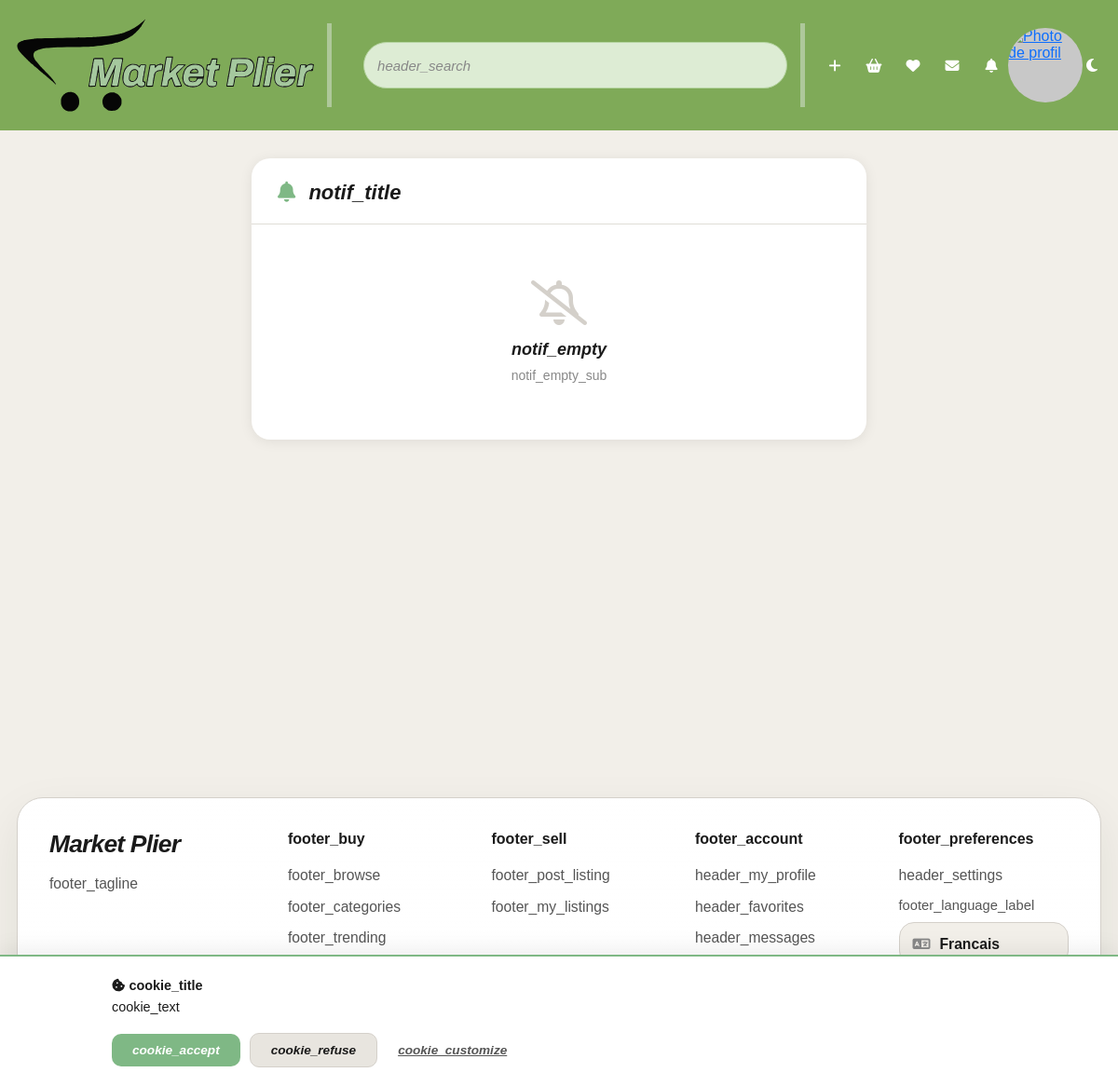
Before: /notifications/index.php (signed in) with the older database file.
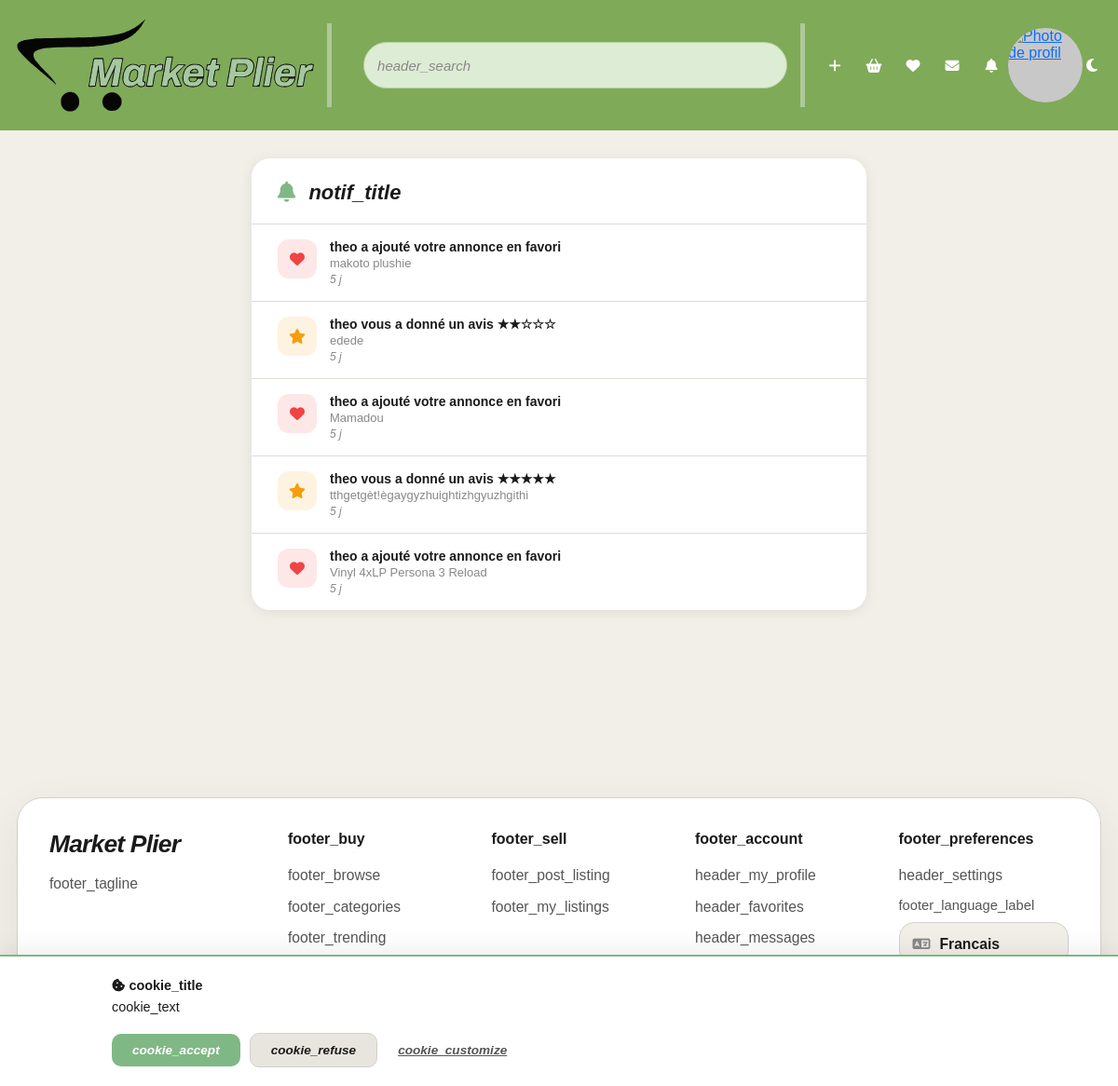
After: the same page with the newer database file.
### tables this page shows
CREATE TABLE `notifications` (
  `id` int UNSIGNED NOT NULL,
  `auth_token` varchar(64) NOT NULL,
  `type` enum('message','review','favorite','system','sale') NOT NULL DEFAULT 'system',
  `title` varchar(255) NOT NULL,
  `content` text,
  `link` varchar(500) DEFAULT NULL,
  `is_read` tinyint(1) DEFAULT '0',
  `created_at` timestamp NULL DEFAULT CURRENT_TIMESTAMP
);

### includes/lang.php (called while the page is built, shortened)
<?php
function normalizeLang($lang)
{
  $allowed = ['fr', 'en', 'es', 'de'];
  return in_array($lang, $allowed, true) ? $lang : 'fr';
}
function loadTranslations($lang = 'fr')
{
  $lang = normalizeLang($lang);
  $file = __DIR__ . '/translations/' . $lang . '.php';
  if (file_exists($file)) {
    return require $file;
  }
  return require __DIR__ . '/translations/fr.php';
}
function t($key, $translations = null)
{
  global $_translations;
  $t = $translations ?? $_translations ?? [];
  return $t[$key] ?? $key;
}
function getUserLang()
{
  if (isset($_SESSION['auth_token']) && isset($GLOBALS['pdo'])) {
    try {
      $stmt = $GLOBALS['pdo']->prepare("SELECT language FROM user_settings WHERE auth_token = ?");
      $stmt->execute([$_SESSION['auth_token']]);
      $row = $stmt->fetch();
    } catch (\PDOException $e) {
    }
  }
  return 'fr';
}
if (!isset($_translations)) {
  $_translations = loadTranslations(getUserLang());
}

### notifications/index.php (the view, shortened to what this page needs)
<?php
require_once '../database/db.php';
require_once '../includes/lang.php';
$myToken = $_SESSION['auth_token'];
$stmt = $pdo->prepare("
    SELECT id, type, title, content, link, is_read, created_at
    FROM notifications
    WHERE auth_token = ?
    ORDER BY created_at DESC
    LIMIT 100
");
$stmt->execute([$myToken]);
$notifications = $stmt->fetchAll();
$typeIcons = [
  'message'  => 'fa-envelope',
  'review'   => 'fa-star',
  'favorite' => 'fa-heart',
  'system'   => 'fa-bell',
  'sale'     => 'fa-credit-card',
];
$typeColors = [
  'message'  => '#3b82f6',
  'review'   => '#f59e0b',
  'favorite' => '#ef4444',
  'system'   => '#7fb885',
  'sale'     => '#10b981',
];
?>
<!DOCTYPE html>
<html lang="<?= htmlspecialchars(getUserLang(), ENT_QUOTES, 'UTF-8') ?>">
<head>
  <link rel="stylesheet" href="../node_modules/bootstrap/dist/css/bootstrap.min.css">
  <link rel="stylesheet" href="../node_modules/@fortawesome/fontawesome-free/css/all.min.css">
  <link rel="stylesheet" href="../styles/index.css">
  <link rel="stylesheet" href="../styles/notifications.css">
  <link rel="stylesheet" href="../styles/theme.css">
</head>
<body>
  <?php
  include '../header.php';
  ?>
  <main class="notif-main">
    <div class="notif-container">
      <div class="notif-header">
        <h1 class="notif-title"><i class="fa-solid fa-bell"></i> <?= htmlspecialchars(t('notif_title'), ENT_QUOTES, 'UTF-8') ?></h1>
      </div>
      <?php if (empty($notifications)): ?>
        <div class="notif-empty">
          <i class="fa-regular fa-bell-slash"></i>
          <p><?= htmlspecialchars(t('notif_empty'), ENT_QUOTES, 'UTF-8') ?></p>
          <span><?= htmlspecialchars(t('notif_empty_sub'), ENT_QUOTES, 'UTF-8') ?></span>
        </div>
      <?php else: ?>
        <div class="notif-list">
          <?php foreach ($notifications as $notif):
            $icon = $typeIcons[$notif['type']] ?? 'fa-bell';
            $color = $typeColors[$notif['type']] ?? '#7fb885';
            $isNew = !$notif['is_read'];
            $timeAgo = time() - strtotime($notif['created_at']);
            if ($timeAgo < 60) $timeLabel = t('notif_just_now');
            elseif ($timeAgo < 3600) $timeLabel = floor($timeAgo / 60) . ' min';
            elseif ($timeAgo < 86400) $timeLabel = floor($timeAgo / 3600) . ' h';
            elseif ($timeAgo < 604800) $timeLabel = floor($timeAgo / 86400) . ' j';
            else $timeLabel = date('d/m/Y', strtotime($notif['created_at']));
          ?>
            <?php if ($notif['link']): ?>
              <a href="../<?= htmlspecialchars($notif['link'], ENT_QUOTES, 'UTF-8') ?>" class="notif-item <?= $isNew ? 'notif-new' : '' ?>">
              <?php else: ?>
                <div class="notif-item <?= $isNew ? 'notif-new' : '' ?>">
                <?php endif; ?>
                <div class="notif-icon" style="background: <?= $color ?>20; color: <?= $color ?>">
                  <i class="fa-solid <?= $icon ?>"></i>
                </div>
                <div class="notif-body">
                  <div class="notif-item-title"><?= htmlspecialchars($notif['title'], ENT_QUOTES, 'UTF-8') ?></div>
                  <?php if ($notif['content']): ?>
                    <div class="notif-item-content"><?= htmlspecialchars($notif['content'], ENT_QUOTES, 'UTF-8') ?></div>
                  <?php endif; ?>
                  <div class="notif-item-time"><?= $timeLabel ?></div>
                </div>
                <?php if ($notif['link']): ?>
              </a>
            <?php else: ?>
        </div>
      <?php endif; ?>
          <?php endforeach; ?>
        </div>
      <?php endif; ?>
    </div>
  </main>
  <?php include '../footer.php'; ?>
</body>
</html>

Changed rows visible on the page:
added notifications: title "theo a ajouté votre annonce en favori", content "makoto plushie", created_at "5 j"
added notifications: title "theo vous a donné un avis ★★☆☆☆", content "edede", created_at "5 j", type "review" (drawn)
added notifications: title "theo a ajouté votre annonce en favori", content "Mamadou", created_at "5 j"
added notifications: title "theo vous a donné un avis ★★★★★", content "tthgetgèt!ègaygyzhuightizhgyuzhgithi", created_at "5 j", type "review" (drawn)
added notifications: title "theo a ajouté votre annonce en favori", content "Vinyl 4xLP Persona 3 Reload", created_at "5 j"
Other visible differences:
t('notif_empty'): "notif_empty" → (not shown)
t('notif_empty_sub'): "notif_empty_sub" → (not shown)
